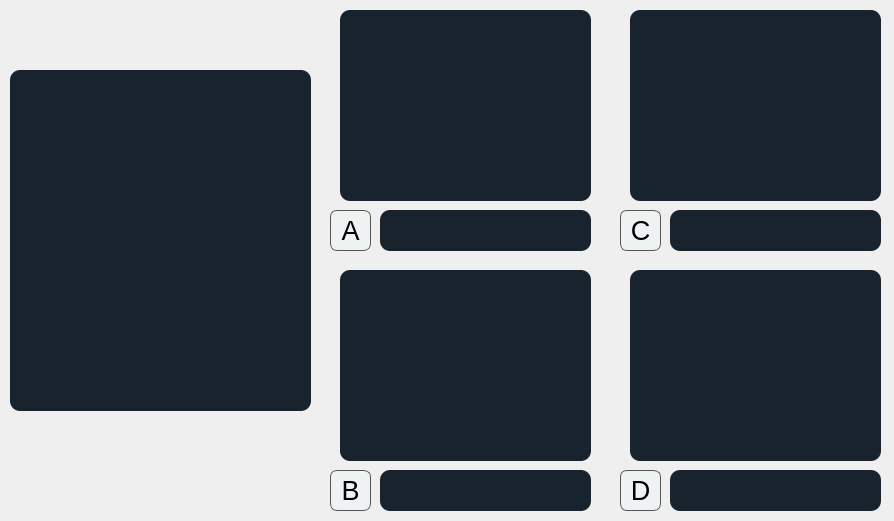
<?xml version="1.0" encoding="UTF-8"?>
<ui version="4.0">
 <class>Form</class>
 <widget class="QWidget" name="Form">
  <property name="geometry">
   <rect>
    <x>0</x>
    <y>0</y>
    <width>894</width>
    <height>521</height>
   </rect>
  </property>
  <property name="windowTitle">
   <string>Form</string>
  </property>
  <widget class="QPushButton" name="btn_respB">
   <property name="geometry">
    <rect>
     <x>330</x>
     <y>470</y>
     <width>41</width>
     <height>41</height>
    </rect>
   </property>
   <property name="font">
    <font>
     <pointsize>20</pointsize>
    </font>
   </property>
   <property name="styleSheet">
    <string notr="true">background-color:#EEF2F3;
border-radius: 7px;
border: 1px solid #555;</string>
   </property>
   <property name="text">
    <string>B</string>
   </property>
  </widget>
  <widget class="QTextEdit" name="txtEdit_respD">
   <property name="geometry">
    <rect>
     <x>670</x>
     <y>470</y>
     <width>211</width>
     <height>41</height>
    </rect>
   </property>
   <property name="styleSheet">
    <string notr="true">  background-color: #19232D;
  border: 0px solid #32414B;
  padding: 0px;
  color: #F0F0F0;
  selection-background-color: #1464A0;
  selection-color: #F0F0F0;

	border-radius: 10;</string>
   </property>
  </widget>
  <widget class="QLabel" name="bel_imageRespA">
   <property name="geometry">
    <rect>
     <x>340</x>
     <y>10</y>
     <width>251</width>
     <height>191</height>
    </rect>
   </property>
   <property name="styleSheet">
    <string notr="true">  background-color: #19232D;
  border: 0px solid #32414B;
  padding: 0px;
  color: #F0F0F0;
  selection-background-color: #1464A0;
  selection-color: #F0F0F0;

	border-radius: 10;</string>
   </property>
   <property name="text">
    <string/>
   </property>
  </widget>
  <widget class="QPushButton" name="btn_respC">
   <property name="geometry">
    <rect>
     <x>620</x>
     <y>210</y>
     <width>41</width>
     <height>41</height>
    </rect>
   </property>
   <property name="font">
    <font>
     <pointsize>20</pointsize>
    </font>
   </property>
   <property name="styleSheet">
    <string notr="true">background-color:#EEF2F3;
border-radius: 7px;
border: 1px solid #555;</string>
   </property>
   <property name="text">
    <string>C</string>
   </property>
  </widget>
  <widget class="QTextEdit" name="txtEdit_preg">
   <property name="geometry">
    <rect>
     <x>10</x>
     <y>70</y>
     <width>301</width>
     <height>341</height>
    </rect>
   </property>
   <property name="styleSheet">
    <string notr="true">  background-color: #19232D;
  border: 0px solid #32414B;
  padding: 0px;
  color: #F0F0F0;
  selection-background-color: #1464A0;
  selection-color: #F0F0F0;

	border-radius: 10;</string>
   </property>
  </widget>
  <widget class="QTextEdit" name="txtEdit_respC">
   <property name="geometry">
    <rect>
     <x>670</x>
     <y>210</y>
     <width>211</width>
     <height>41</height>
    </rect>
   </property>
   <property name="styleSheet">
    <string notr="true">  background-color: #19232D;
  border: 0px solid #32414B;
  padding: 0px;
  color: #F0F0F0;
  selection-background-color: #1464A0;
  selection-color: #F0F0F0;

	border-radius: 10;</string>
   </property>
  </widget>
  <widget class="QTextEdit" name="txtEdit_respA">
   <property name="geometry">
    <rect>
     <x>380</x>
     <y>210</y>
     <width>211</width>
     <height>41</height>
    </rect>
   </property>
   <property name="styleSheet">
    <string notr="true">  background-color: #19232D;
  border: 0px solid #32414B;
  padding: 0px;
  color: #F0F0F0;
  selection-background-color: #1464A0;
  selection-color: #F0F0F0;

	border-radius: 10;</string>
   </property>
  </widget>
  <widget class="QLabel" name="bel_imageRespD">
   <property name="geometry">
    <rect>
     <x>630</x>
     <y>270</y>
     <width>251</width>
     <height>191</height>
    </rect>
   </property>
   <property name="styleSheet">
    <string notr="true">  background-color: #19232D;
  border: 0px solid #32414B;
  padding: 0px;
  color: #F0F0F0;
  selection-background-color: #1464A0;
  selection-color: #F0F0F0;

	border-radius: 10;</string>
   </property>
   <property name="text">
    <string/>
   </property>
  </widget>
  <widget class="QLabel" name="bel_imageRespC">
   <property name="geometry">
    <rect>
     <x>630</x>
     <y>10</y>
     <width>251</width>
     <height>191</height>
    </rect>
   </property>
   <property name="styleSheet">
    <string notr="true">  background-color: #19232D;
  border: 0px solid #32414B;
  padding: 0px;
  color: #F0F0F0;
  selection-background-color: #1464A0;
  selection-color: #F0F0F0;

	border-radius: 10;</string>
   </property>
   <property name="text">
    <string/>
   </property>
  </widget>
  <widget class="QLabel" name="bel_imageRespB">
   <property name="geometry">
    <rect>
     <x>340</x>
     <y>270</y>
     <width>251</width>
     <height>191</height>
    </rect>
   </property>
   <property name="styleSheet">
    <string notr="true">  background-color: #19232D;
  border: 0px solid #32414B;
  padding: 0px;
  color: #F0F0F0;
  selection-background-color: #1464A0;
  selection-color: #F0F0F0;

	border-radius: 10;</string>
   </property>
   <property name="text">
    <string/>
   </property>
  </widget>
  <widget class="QPushButton" name="btn_respA">
   <property name="geometry">
    <rect>
     <x>330</x>
     <y>210</y>
     <width>41</width>
     <height>41</height>
    </rect>
   </property>
   <property name="font">
    <font>
     <pointsize>20</pointsize>
    </font>
   </property>
   <property name="styleSheet">
    <string notr="true">background-color:#EEF2F3;
border-radius: 7px;
border: 1px solid #555;</string>
   </property>
   <property name="text">
    <string>A</string>
   </property>
  </widget>
  <widget class="QTextEdit" name="txtEdit_respB">
   <property name="geometry">
    <rect>
     <x>380</x>
     <y>470</y>
     <width>211</width>
     <height>41</height>
    </rect>
   </property>
   <property name="styleSheet">
    <string notr="true">  background-color: #19232D;
  border: 0px solid #32414B;
  padding: 0px;
  color: #F0F0F0;
  selection-background-color: #1464A0;
  selection-color: #F0F0F0;

	border-radius: 10;</string>
   </property>
  </widget>
  <widget class="QPushButton" name="btn_respD">
   <property name="geometry">
    <rect>
     <x>620</x>
     <y>470</y>
     <width>41</width>
     <height>41</height>
    </rect>
   </property>
   <property name="font">
    <font>
     <pointsize>20</pointsize>
    </font>
   </property>
   <property name="styleSheet">
    <string notr="true">background-color:#EEF2F3;
border-radius: 7px;
border: 1px solid #555;</string>
   </property>
   <property name="text">
    <string>D</string>
   </property>
  </widget>
 </widget>
 <resources>
  <include location="../imagenes.qrc"/>
 </resources>
 <connections/>
</ui>
